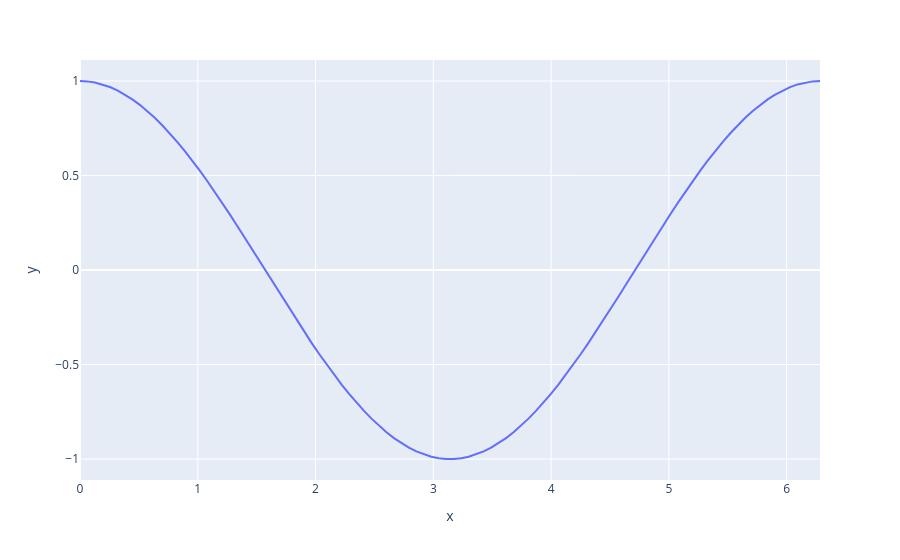

Notebook code for this chart:
### Markdown cell above
### Line plots

The simplest starting point, and already interactive. Hover over any point to read exact values; click and drag to zoom.

### Code cell
# Basic interactive line plot
t = np.linspace(0, 2*np.pi, 100)
fig = px.line(x=t, y=np.cos(t))
fig.show()
